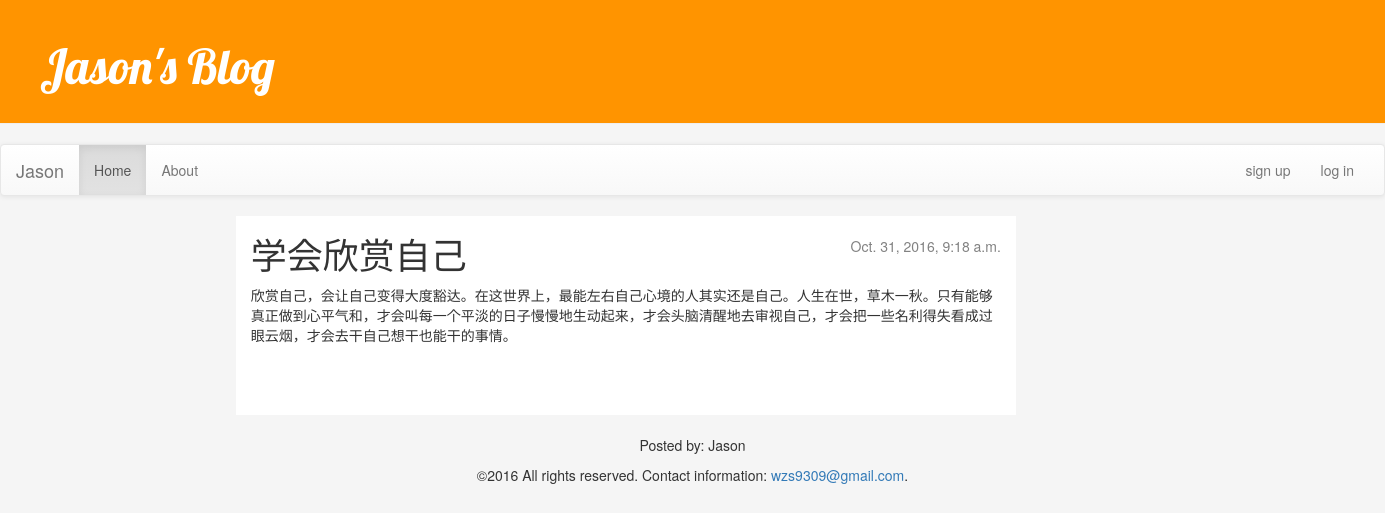
The app's page /post/14/ with its own data.
### blog/models.py (models this page shows, shortened)
class Post(models.Model):
    author = models.ForeignKey('auth.User')
    title = models.CharField(max_length=200)
    text = models.TextField()
    created_date = models.DateTimeField(
            default=timezone.now)
    published_date = models.DateTimeField(
            blank=True, null=True)

### blog/views.py (the view)
# urls.py: url(r'^post/(?P<pk>[0-9]+)/$', views.post_detail, name='post_detail'),
def post_detail(request, pk):
    post = get_object_or_404(Post, pk=pk)
    return render(request, 'blog/post_detail.html', {'post': post})

### blog/templates/blog/post_detail.html (shortened to what this page needs)
{% extends 'blog/base.html' %}
{% block content %}
    <div class="post">
        {% if post.published_date %}
            <div class="date">
                {{ post.published_date }}
            </div>
        {% endif %}
        <h1>{{ post.title }}</h1>
        <p>{{ post.text|linebreaksbr }}</p>
        </div>
{% endblock %}

### blog/static/css/blog.css (style rules this page uses)
h1, h2, h3, h4 { font-family: 'Lobster', cursive; }
.date { float: right; color: #828282; }
.post { margin-bottom: 70px; }

### records on screen
Post: published_date "Oct. 31, 2016, 9:18 a.m.", title "学会欣赏自己", text "欣赏自己，会让自己变得大度豁达。在这世界上，最能左右自己心境的人其实还是自己。人生在世，草木一秋。只有能够真正做到心平气和，才会叫每一个平淡的日子慢慢地生动起来，才会头脑清醒地去审视自己，才会把一些名利得失看成过眼云烟，才会去干自己想干也能干的事情。"
